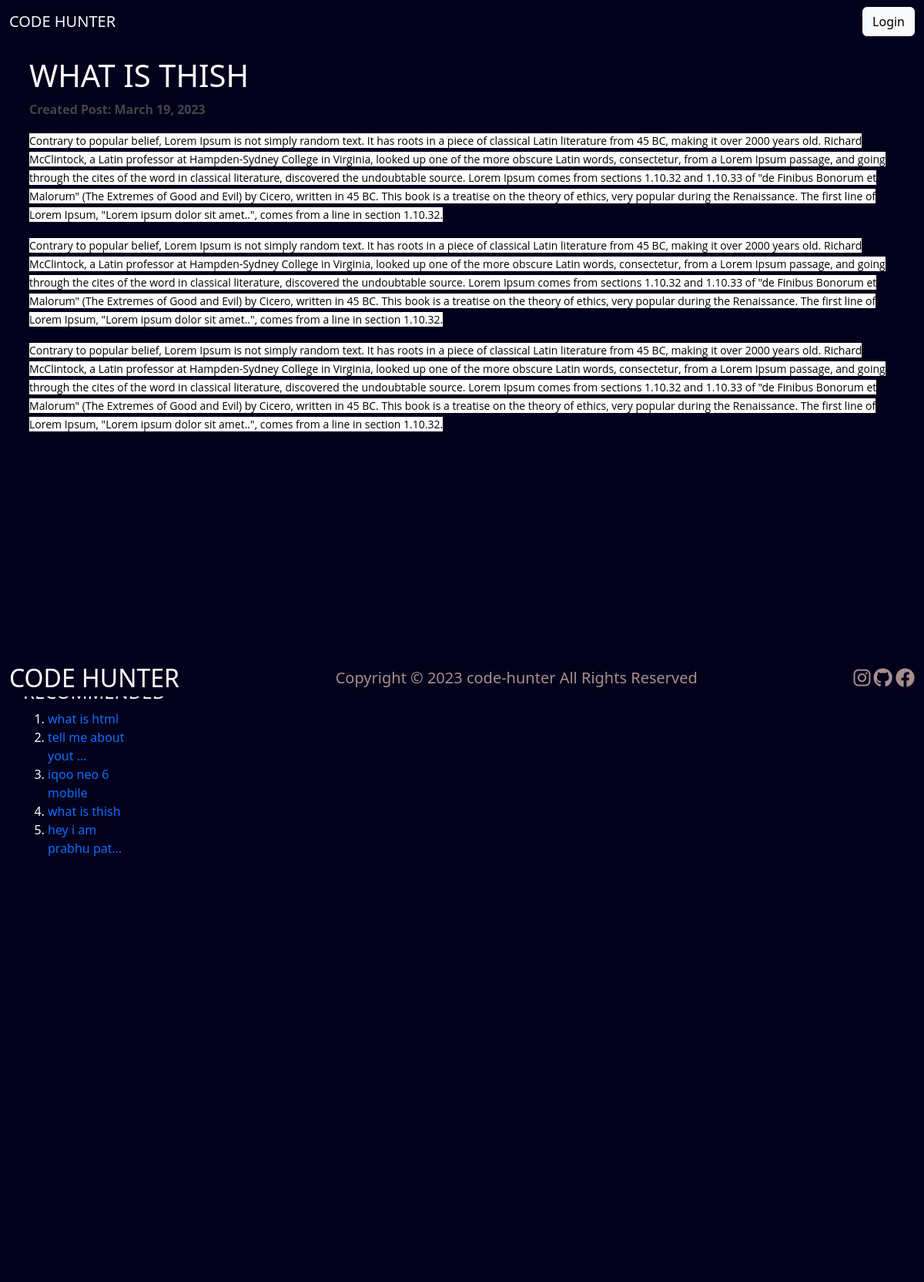
/blog-page/what-is-thish/, run on the app's committed database.
### home/models.py (models this page shows, shortened)
class BlogModel(models.Model):
    user=models.ForeignKey(User, on_delete=models.CASCADE)
    title=models.CharField(max_length=100,blank=False)
    content=FroalaField(theme='dark')
    slug=models.SlugField(max_length=30)
    image=models.ImageField(upload_to='thumbnail',blank=False)
    create_to=models.DateField(auto_now=True)

### home/views.py (the view)
# urls.py: path('blog-page/<slug:slug>/',views.blog_page,name='blog_page'),
def blog_page(request,slug):
    data=BlogModel.objects.filter(slug=slug)
    recommanded=BlogModel.objects.all()[:5]
    context={'data':data,'r':recommanded}
    return render(request,'page.html',context)

### home/templates/page.html (shortened to what this page needs)
{% extends 'base.html' %}
{% load static %}
{% block body %}
    <div class="p-2 page d-flex flex-wrap ">
        {% for d in data %}
        <div class=" content  py-4">
            <h1>{{d.title}}</h1>
            <p class="text-light date"> created post: {{d.create_to}}</p>
            <p class="text" >{{d.content | safe}}</p>
        </div>
        {% endfor %}
        <div class="recommend_blog px-4 py-4">
            <h4>RECOMMENDED</h4>
            <ol>
                {% for d in r %}
                <li><a href="{% url 'blog_page' d.slug %}">{{d.title | truncatechars:20}}</a></li>
                {% endfor %}
            </ol>
        </div>
    </div>
 {% endblock body %}

### home/static/css/style.css (style rules this page uses)
* { background: #03001C; color: #fff; }
body { overflow-X: hidden; transition:.5s linear; }
a { text-decoration: none; }
.page { height: 100vh; }
.content { padding: 20px 50px !important; width: 80%; height: 100vh; border-right:2px solid #fff ; overflow-y: scroll; }
.content > h1 { text-transform: uppercase; }
.content .text { color: #fff !important; background: transparent; }
.date { font-weight: 700; color: rgb(69, 69, 69) !important; text-transform: capitalize; }
.recommend_blog { width: 20vw; position: fixed; right: 30px; border-left: 2px solid #fff; height: 100vh; }
@media (max-width: 1250px) { .content { width: 100vw; border: none; padding: 10px 30px !important; } }
@media (max-width: 1250px) { .recommend_blog { padding: 20px 50px !important; position: relative; } }

### data on the page
BlogModel: title "WHAT IS THISH", create_to "March 19, 2023", content "Contrary to popular belief, Lorem Ipsum is not simply random text. It has roots in a piece of classical Latin literature from 45 BC, making it over 2000 years old. Richard McClintock, a Latin professor at Hampden-Sydney College in Virginia, looked up one of the more obscure Latin words, consectetur, from a Lorem Ipsum passage, and going through the cites of the word in classical literature, discovered the undoubtable source. Lorem Ipsum comes from sections 1.10.32 and 1.10.33 of \"de Finibus Bonorum et Malorum\" (The Extremes of Good and Evil) by Cicero, written in 45 BC. This book is a treatise on the theory of ethics, very popular during the Renaissance. The first line of Lorem Ipsum,…", title "what is thish"
BlogModel: title "what is html"
BlogModel: title "tell me about yout …"
BlogModel: title "iqoo neo 6 mobile"
BlogModel: title "hey i am prabhu pat…"
